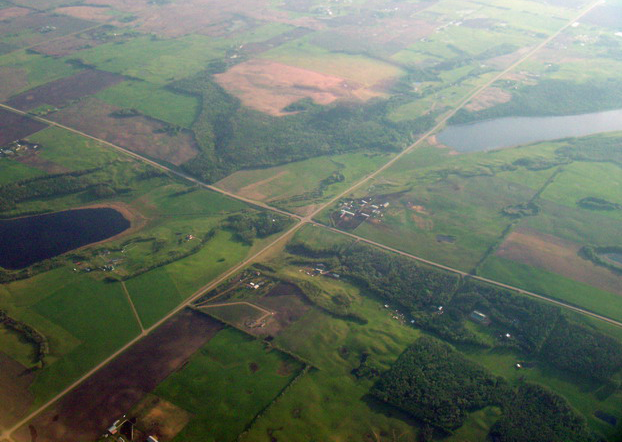
%> input picture pic/1.bmp, 622 x 442 px
$ octave --eval "result = maxLianTongYu(imread('../../pic/1.bmp'));"   (GNU Octave 9; MATLAB toolbox functions it lacks are replaced by stand-ins)
%> lines starting %> are read from the running program, lines starting %| are printed output that depends on the picture; in (x1, y1, x2, y2) boxes, pixels count from 0 and x2, y2 are one past the last pixel; in counts of white or black regions, pixels touching at a corner belong together; the program's own positions count from 1
%输入：I    输入图像
%输出：img  仅包含最大连通域的图像
function [img]=maxLianTongYu(I)
if length(size(I))>2
    I = rgb2gray(I);
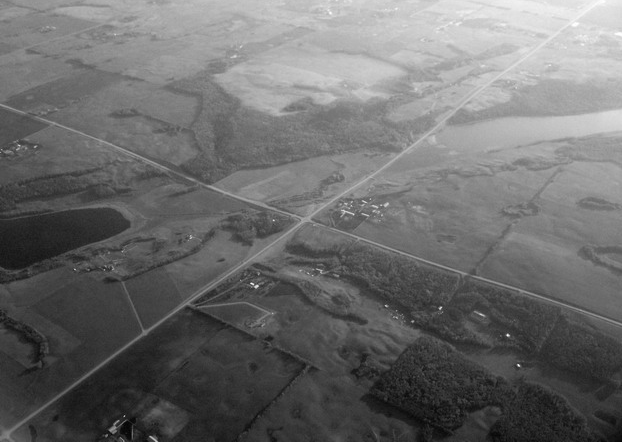
%> I: size 442x622 uint8; min 2, max 255, mean 107.7
end
if ~islogical(I)
    imBw = im2bw(I);                        %转换为二值化图像
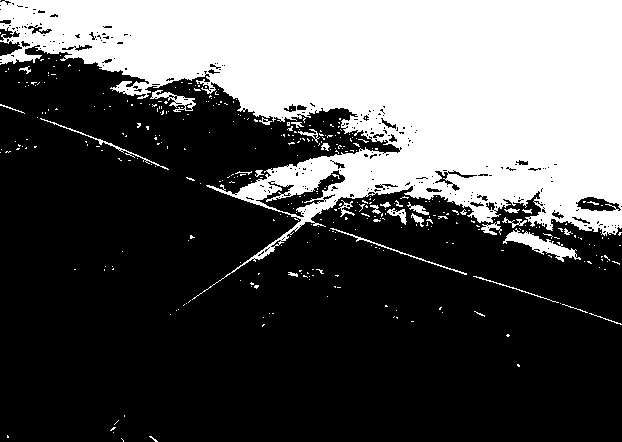
%> imBw: size 442x622 logical; 33.7% white; 383 white regions (352 under 20 px), largest, box (x1, y1, x2, y2) and area: (0, 0, 622, 300) 88384, (503, 228, 581, 262) 811, (150, 90, 196, 112) 336
else
    imBw = I;
end
% imBw = im2bw(I);                        %转换为二值化图像
imLabel = bwlabel(imBw);                %对各连通域进行标记
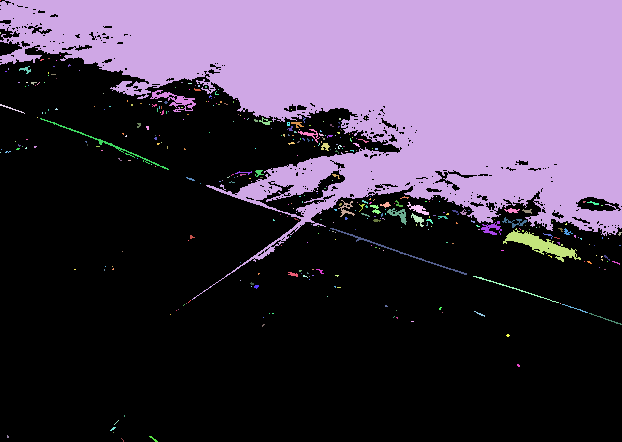
%> imLabel: size 442x622 double; 384 distinct labels, from 0 to 383; one colour per label, 0 black
stats = regionprops(imLabel,'Area');    %求各连通域的大小
%> stats = 383 regions; largest, Area: 88384, 811, 336, 255, 246
area = cat(1,stats.Area);
%> area = 383 values, max 88384 at index 2, min 1 at index 1, mean 241.9
index = find(area == max(area));        %求最大连通域的索引
%> index = 2
img = ismember(imLabel,index);          %获取最大连通域图像
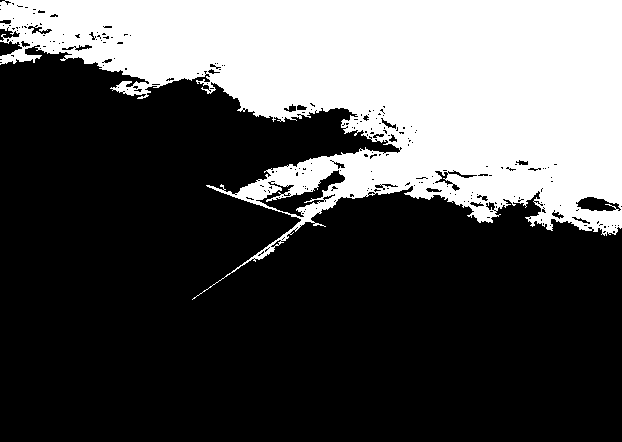
%> img: size 442x622 logical; 32.1% white; 1 white region, box (x1, y1, x2, y2) and area: (0, 0, 622, 300) 88384

$ run again, on pic/3.bmp
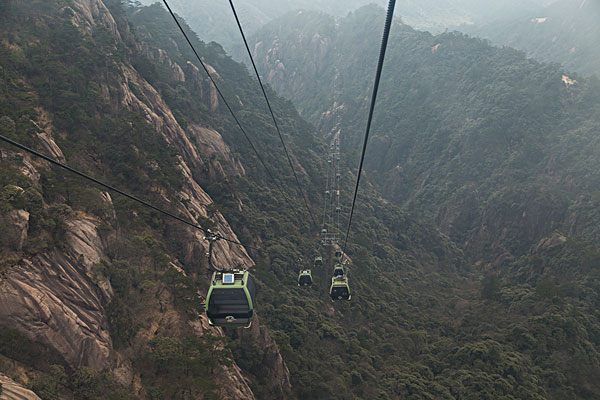
%> input picture pic/3.bmp, 600 x 400 px
%> imBw: size 400x600 logical; 15% white; 758 white regions (697 under 20 px), largest, box (x1, y1, x2, y2) and area: (379, 0, 600, 103) 15545, (231, 0, 390, 103) 11744, (165, 0, 258, 80) 2872
%> in maxLianTongYu, `imLabel = bwlabel(imBw);`:
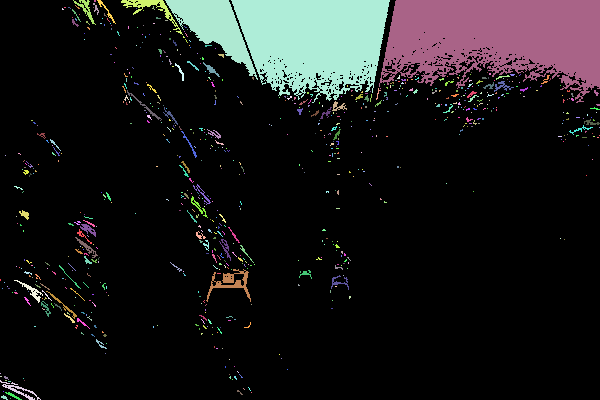
%> imLabel: size 400x600 double; 759 distinct labels, from 0 to 758; one colour per label, 0 black
%> stats = 758 regions; largest, Area: 15545, 11744, 2872, 430, 393
%> area = 758 values, max 15545 at index 570, min 1 at index 2, mean 47.47
%> index = 570
%> in maxLianTongYu, `img = ismember(imLabel,index);`:
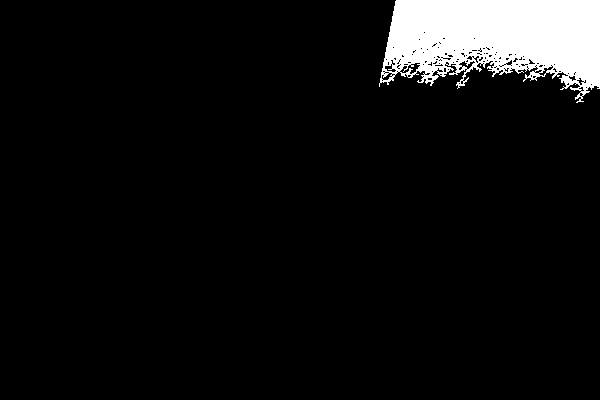
%> img: size 400x600 logical; 6.5% white; 1 white region, box (x1, y1, x2, y2) and area: (379, 0, 600, 103) 15545

$ run again, on pic/4.bmp
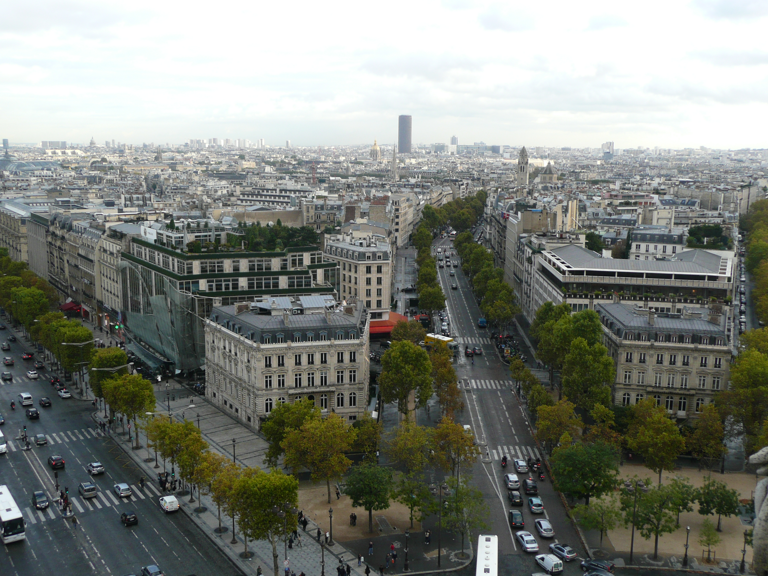
%> input picture pic/4.bmp, 768 x 576 px
%> imBw: size 576x768 logical; 39.4% white; 1219 white regions (1083 under 20 px), largest, box (x1, y1, x2, y2) and area: (0, 0, 768, 246) 150774, (531, 234, 738, 296) 4041, (319, 210, 392, 309) 2439
%> in maxLianTongYu, `imLabel = bwlabel(imBw);`:
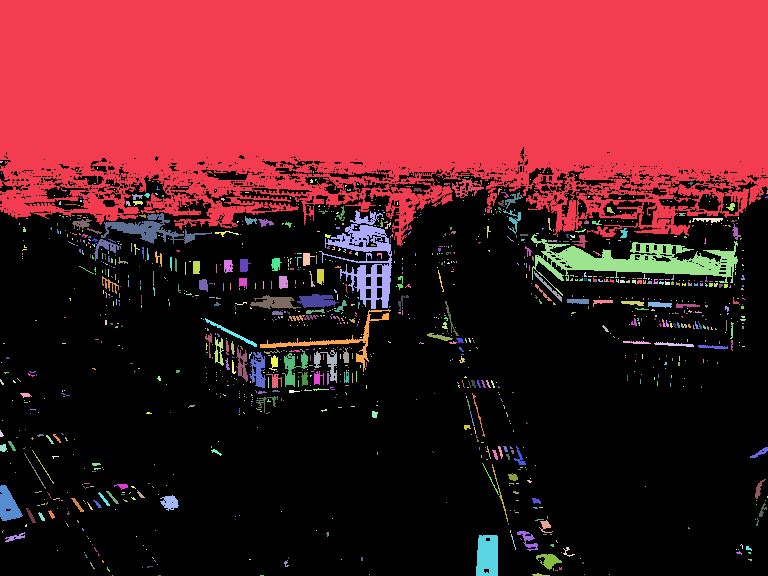
%> imLabel: size 576x768 double; 1220 distinct labels, from 0 to 1219; one colour per label, 0 black
%> stats = 1219 regions; largest, Area: 150774, 4041, 2439, 1046, 822
%> area = 1219 values, max 150774 at index 1, min 1 at index 8, mean 142.8
%> index = 1
%> in maxLianTongYu, `img = ismember(imLabel,index);`:
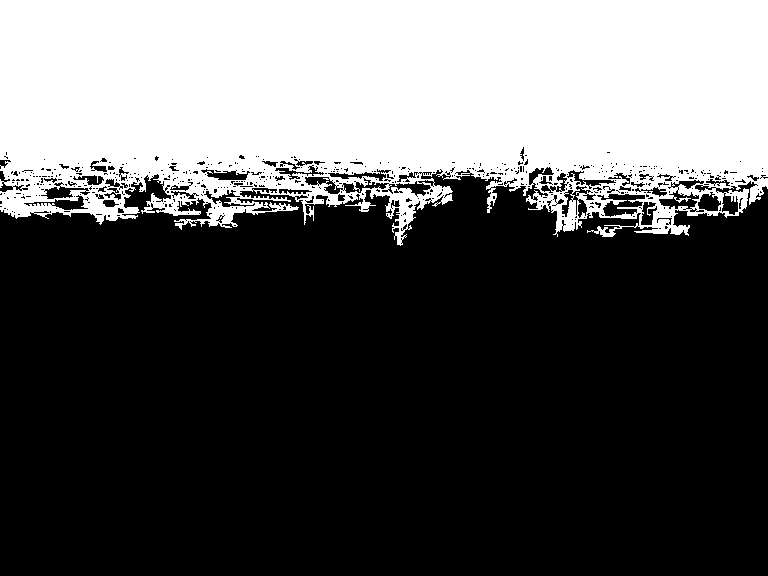
%> img: size 576x768 logical; 34.1% white; 1 white region, box (x1, y1, x2, y2) and area: (0, 0, 768, 246) 150774
